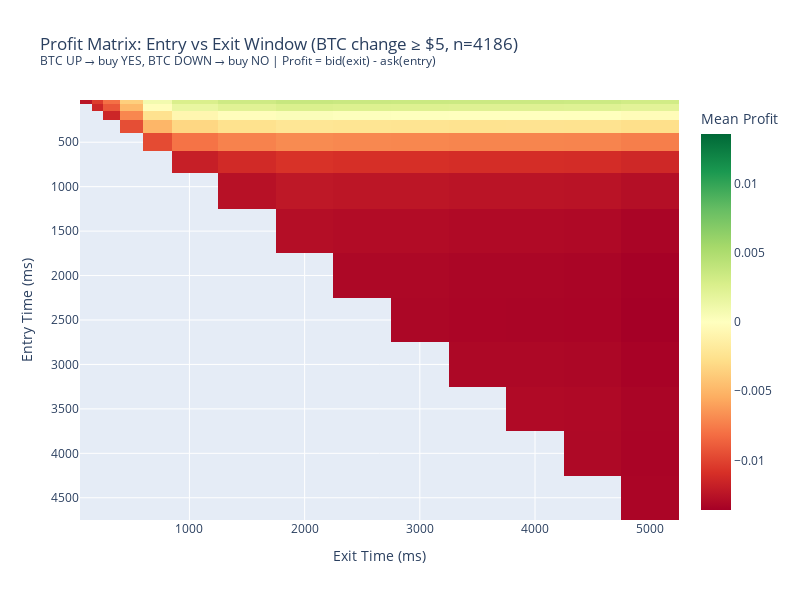
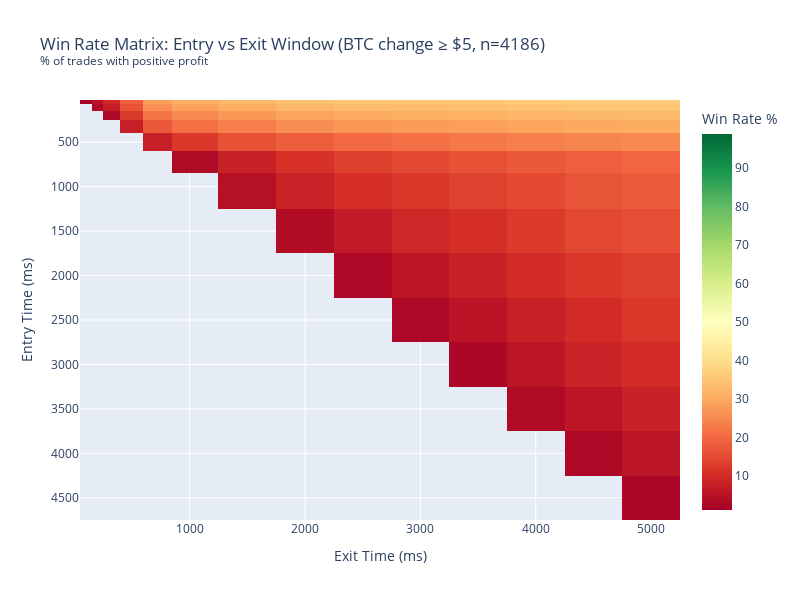

Here is the notebook cell these charts were saved with, in order:
### Code cell
# Visualize profit matrix as heatmap
import plotly.express as px

# Convert profit matrix to long format for heatmap
profit_long = []
for entry_h in HORIZONS_MS:
    for exit_h in HORIZONS_MS:
        if exit_h > entry_h:
            profit_long.append({
                "Entry (ms)": entry_h,
                "Exit (ms)": exit_h,
                "Mean Profit": profit_matrix.loc[entry_h, exit_h],
                "Win Rate %": win_rate_matrix.loc[entry_h, exit_h],
            })

profit_long_df = pd.DataFrame(profit_long)

# Pivot for heatmap
profit_pivot = profit_long_df.pivot(index="Entry (ms)", columns="Exit (ms)", values="Mean Profit")

threshold_label = f"BTC change ≥ ${BTC_CHANGE_THRESHOLD}" if BTC_CHANGE_THRESHOLD > 0 else "All BTC changes"

fig = px.imshow(
    profit_pivot,
    labels=dict(x="Exit Time (ms)", y="Entry Time (ms)", color="Mean Profit"),
    title=f"Profit Matrix: Entry vs Exit Window ({threshold_label}, n={len(full_horizon_df)})<br><sup>BTC UP → buy YES, BTC DOWN → buy NO | Profit = bid(exit) - ask(entry)</sup>",
    color_continuous_scale="RdYlGn",
    color_continuous_midpoint=0,
    aspect="auto",
)
fig.update_layout(
    width=800,
    height=600,
)
fig.show()

# Win rate heatmap
winrate_pivot = profit_long_df.pivot(index="Entry (ms)", columns="Exit (ms)", values="Win Rate %")

fig2 = px.imshow(
    winrate_pivot,
    labels=dict(x="Exit Time (ms)", y="Entry Time (ms)", color="Win Rate %"),
    title=f"Win Rate Matrix: Entry vs Exit Window ({threshold_label}, n={len(full_horizon_df)})<br><sup>% of trades with positive profit</sup>",
    color_continuous_scale="RdYlGn",
    color_continuous_midpoint=50,
    aspect="auto",
)
fig2.update_layout(
    width=800,
    height=600,
)
fig2.show()

### Figure 1 — Plotly figure (JSON) as saved in the notebook; plotly's stock layout.template omitted (floating-point values rounded to 4 significant figures; data arrays with more than 128 entries replaced by an {"elided": "..."} marker saying what was removed)
{"data": [{"coloraxis": "coloraxis", "hovertemplate": "Exit Time (ms): %{x}<br>Entry Time (ms): %{y}<br>Mean Profit: %{z}<extra></extra>", "name": "0", "type": "heatmap", "x": [100, 200, 300, 500, 700, 1000, 1500, 2000, 2500, 3000, 3500, 4000, 4500, 5000], "xaxis": "x", "y": [50, 100, 200, 300, 500, 700, 1000, 1500, 2000, 2500, 3000, 3500, 4000, 4500], "yaxis": "y", "z": {"elided": "14x14 float values"}}], "layout": {"coloraxis": {"cmid": 0, "colorbar": {"title": {"text": "Mean Profit"}}, "colorscale": [[0, "rgb(165,0,38)"], [0.1, "rgb(215,48,39)"], [0.2, "rgb(244,109,67)"], [0.3, "rgb(253,174,97)"], [0.4, "rgb(254,224,139)"], [0.5, "rgb(255,255,191)"], [0.6, "rgb(217,239,139)"], [0.7, "rgb(166,217,106)"], [0.8, "rgb(102,189,99)"], [0.9, "rgb(26,152,80)"], [1, "rgb(0,104,55)"]]}, "height": 600, "title": {"text": "Profit Matrix: Entry vs Exit Window (BTC change ≥ $5, n=4186)<br><sup>BTC UP → buy YES, BTC DOWN → buy NO | Profit = bid(exit) - ask(entry)</sup>"}, "width": 800, "xaxis": {"anchor": "y", "domain": [0, 1], "title": {"text": "Exit Time (ms)"}}, "yaxis": {"anchor": "x", "autorange": "reversed", "domain": [0, 1], "title": {"text": "Entry Time (ms)"}}}}

### Figure 2 — Plotly figure (JSON) as saved in the notebook; plotly's stock layout.template omitted (floating-point values rounded to 4 significant figures; data arrays with more than 128 entries replaced by an {"elided": "..."} marker saying what was removed)
{"data": [{"coloraxis": "coloraxis", "hovertemplate": "Exit Time (ms): %{x}<br>Entry Time (ms): %{y}<br>Win Rate %: %{z}<extra></extra>", "name": "0", "type": "heatmap", "x": [100, 200, 300, 500, 700, 1000, 1500, 2000, 2500, 3000, 3500, 4000, 4500, 5000], "xaxis": "x", "y": [50, 100, 200, 300, 500, 700, 1000, 1500, 2000, 2500, 3000, 3500, 4000, 4500], "yaxis": "y", "z": {"elided": "14x14 float values"}}], "layout": {"coloraxis": {"cmid": 50, "colorbar": {"title": {"text": "Win Rate %"}}, "colorscale": [[0, "rgb(165,0,38)"], [0.1, "rgb(215,48,39)"], [0.2, "rgb(244,109,67)"], [0.3, "rgb(253,174,97)"], [0.4, "rgb(254,224,139)"], [0.5, "rgb(255,255,191)"], [0.6, "rgb(217,239,139)"], [0.7, "rgb(166,217,106)"], [0.8, "rgb(102,189,99)"], [0.9, "rgb(26,152,80)"], [1, "rgb(0,104,55)"]]}, "height": 600, "title": {"text": "Win Rate Matrix: Entry vs Exit Window (BTC change ≥ $5, n=4186)<br><sup>% of trades with positive profit</sup>"}, "width": 800, "xaxis": {"anchor": "y", "domain": [0, 1], "title": {"text": "Exit Time (ms)"}}, "yaxis": {"anchor": "x", "autorange": "reversed", "domain": [0, 1], "title": {"text": "Entry Time (ms)"}}}}
